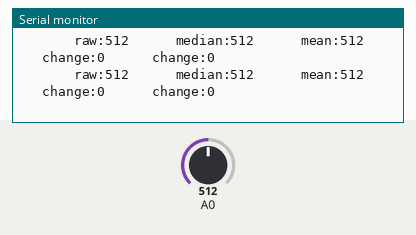
Recording of a sketch running on a simulated Arduino Uno, built with avr-gcc and run on an emulated ATmega328P. On the bench: the last lines printed to the serial monitor. Inputs (shaded band) come from the test bench; at power-on: A0 = 512.

Above: at 16.2 s.
16.3 s: A0 set to 8
At 16.38 s:
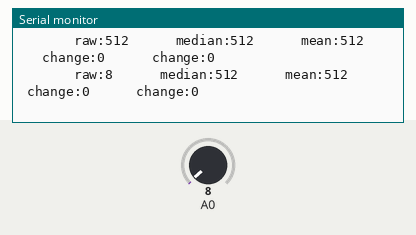
19.3 s: A0 set to 11
At 23.25 s:
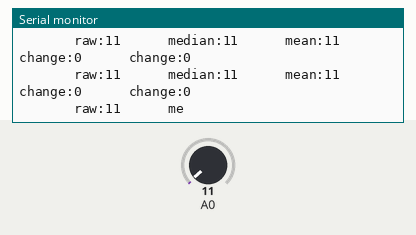
Timing chart, 0 to 23.3 s (numbered marks = the images above; inputs shaded):
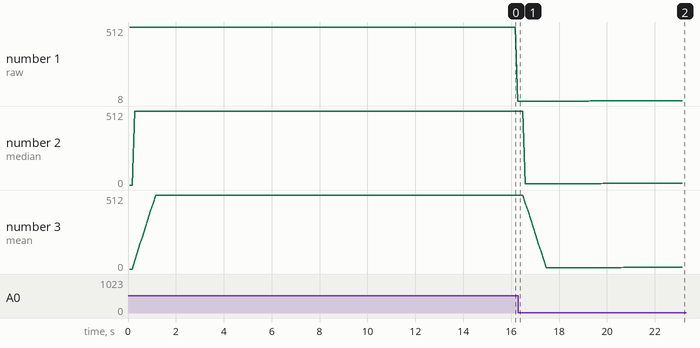

Measured:
- the behaviour switches between 9 and 10 on A0 (found by bisection; images 1 and 2)
- after the input at 19.3 s, the serial monitor: prints a new line at once (image 2)
- plotted number 1: 8 → 11 after the input at 19.3 s
- plotted number 2: 512 → 8 after the input at 16.3 s, 8 → 11 after the input at 19.3 s
- plotted number 3: 512 → 8 after the input at 16.3 s, 8 → 11 after the input at 19.3 s

The sketch:

Bluno_DSP_mean_medianFilter_difference.ino
```cpp
/*
I think that a small value is sufficient
Since a blink is the source of peak noise = 3 points, 3 points on each side so window = 7
Purpose: get rid of sharp noises and outliers (high freq noise)
 */
//Median
 const int windowSize = 7;//must be odd
 int rawData[windowSize] = {0};
 int index = 0;
 int themedian = 0;
//Mean
int index2 = 0;
int average;
const int window = 9;
int data[window] = {0};
const int sampleSize = 50;
int meanData[sampleSize] = {0};
int total = 0;
//Difference
int index3 = 0;
int diffData[sampleSize] = {0};
int binaryData[sampleSize] = {0};

int sensorValue = 0;

// the setup routine runs once when you press reset:
void setup() {
  // initialize serial communication at 9600 bits per second:
  Serial.begin(9600);
  //for (int i = 0; i < windowSize; i++)
  //  Serial.print(rawData[i]);
}

// the loop routine runs over and over again forever:
void loop() {
  // read the input on analog pin 0:
  sensorValue = analogRead(A0);
  Serial.print("raw:");
  Serial.print(sensorValue);
  Serial.print("      ");
  medianFilter();
  Serial.print("median:");
    Serial.print(themedian);
  Serial.print("      ");
  meanFilter();
  Serial.print("mean:");
      Serial.print(meanData[index3]);
  Serial.print("      ");
  difference(); //detect only the change, vertical shift down to baseline = 0
  Serial.print("change:");
   Serial.print(diffData[index3]);
  Serial.print("      ");
  Serial.print("change:");
  Serial.println(binaryData[index3]);
    Serial.print("       ");
  increment(); //increment all index

  Serial.print("");
  delay(100);        // delay in between reads for stability
}

void difference()
{
 //calculate difference (change)
 if (index3 == 0) //CASE 1: first element
  diffData[index3] = meanData[index3] - meanData[sampleSize];
 else
  diffData[index3] = meanData[index3] - meanData[index3 - 1];

  //===============================================================================
  //Decide (i could just get rid of binarData and replace diffData itself
  if (diffData[index3] > 0) { //positive change (rising edge)
      binaryData[index3] = 1;
  } else if (diffData[index3] < 0) { //negative change {falling edge}
      binaryData[index3] = -1;
  } else {
      binaryData[index2] = 0; //not really needed already all zeros
  }
 //================================================================================

}

void medianFilter()
{
  rawData[index] = sensorValue;
  //Serial.println(median(rawData, windowSize));
  themedian = median(rawData, windowSize);

}
void meanFilter()
{
  //=============culmulative simple average===========================================
  // subtract the last reading:
  total = total - data[index2];     //index2 0 to 9
  //update with new reading
  data[index2] = themedian; //store the median
  // add the new reading to the total:
  total = total + data[index2];

  // calculate the average:
  average = total / window;
 //========================================================================
  // send it to the computer as ASCII digits
  //Serial.println(average);
  meanData[index3] = average;

}


//finds the median of an array
int median(int data[], int arraySize)
{
   sort(data, arraySize);

   return data[arraySize/2]; //integer division rounds up
}


//Insertion sort: good for small arrays
void sort(int data[], int arraySize) //this is passing by pointer!
{
  //Serial.println(sizeof(data));//not reading it correctly!
    for (int i = 1; i < arraySize; i++) {
      int j = i;

        while (j>0 && data[j-1] > data[j]) {
           //swap
          int temp = data[j-1];
          data[j-1] = data[j];
          data[j] = temp;

          j--;
        }

    }
}

void increment()
{
  index++;
  if (index >= windowSize)
    index = 0; //reset

    // advance to the next position in the array:
  index2++;
  if (index2 >= window)
    index2 = 0; //reset

  index3++;
  if (index3 >= sampleSize)
    index3 = 0; //reset
}
```
